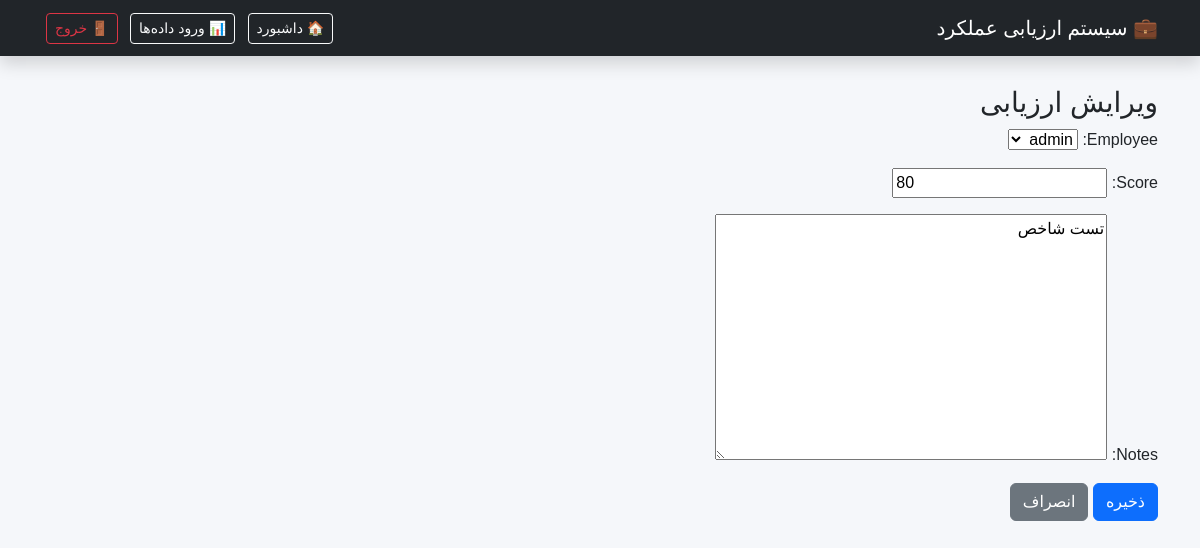
The page /evaluations/1/edit/ (signed in) on the database its author committed.
### evaluations/models.py (models this page shows, shortened)
class Evaluation(models.Model):
    employee = models.ForeignKey(User, on_delete=models.CASCADE)
    score = models.IntegerField()
    date = models.DateField(auto_now_add=True)
    notes = models.TextField(blank=True, null=True)

### evaluations/views.py (the view)
# urls.py: path('<int:pk>/edit/', views.evaluation_edit, name='edit'),
@login_required
def evaluation_edit(request, pk):
    ev = get_object_or_404(Evaluation, pk=pk)
    if request.method == 'POST':
        form = EvaluationForm(request.POST, instance=ev)
        if form.is_valid():
            form.save()
            messages.success(request, "ویرایش با موفقیت انجام شد.")
            return redirect('evaluations:list')
    else:
        form = EvaluationForm(instance=ev)
    return render(request, 'evaluations/evaluation_form.html', {'form': form, 'title': 'ویرایش ارزیابی'})

### evaluations/forms.py (shortened to what this page needs)
class EvaluationForm(forms.ModelForm):
    class Meta:
        model = Evaluation
        fields = ['employee', 'score', 'notes']    # مطمئن شو همین فیلدها در مدل هست

### templates/evaluations/evaluation_form.html (shortened to what this page needs)
{% extends 'base.html' %}
{% block content %}
<h3>{{ title }}</h3>
<form method="post">
  {{ form.as_p }}
  <button class="btn btn-primary">ذخیره</button>
  <a class="btn btn-secondary" href="{% url 'evaluations:list' %}">انصراف</a>
</form>
{% endblock %}

### templates/base.html (style rules this page uses)
body { background-color: #f5f7fa; font-family: 'Vazirmatn', sans-serif; }

### rows shown on the page
Evaluation: employee "admin", score "80", notes "تست شاخص"

### other values the page prints
{{ title }} "ویرایش ارزیابی"
